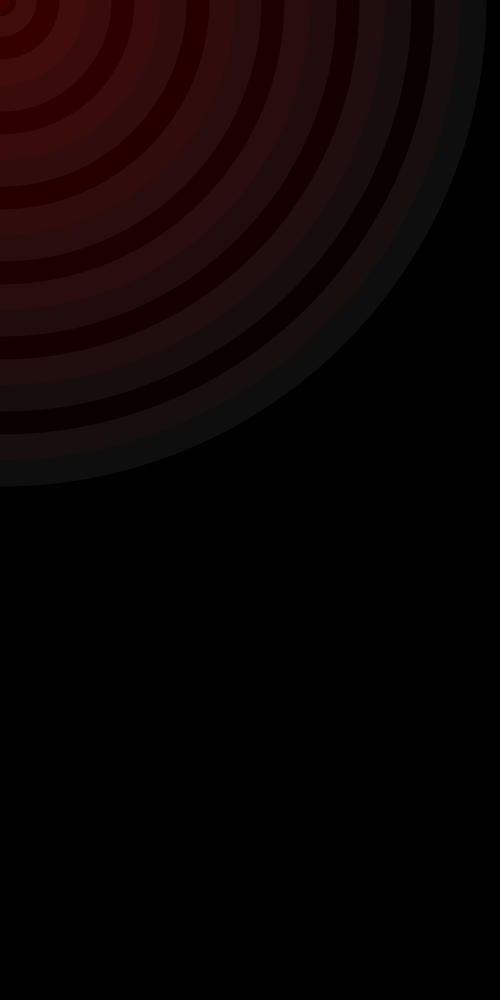
Frame 1 (no input)
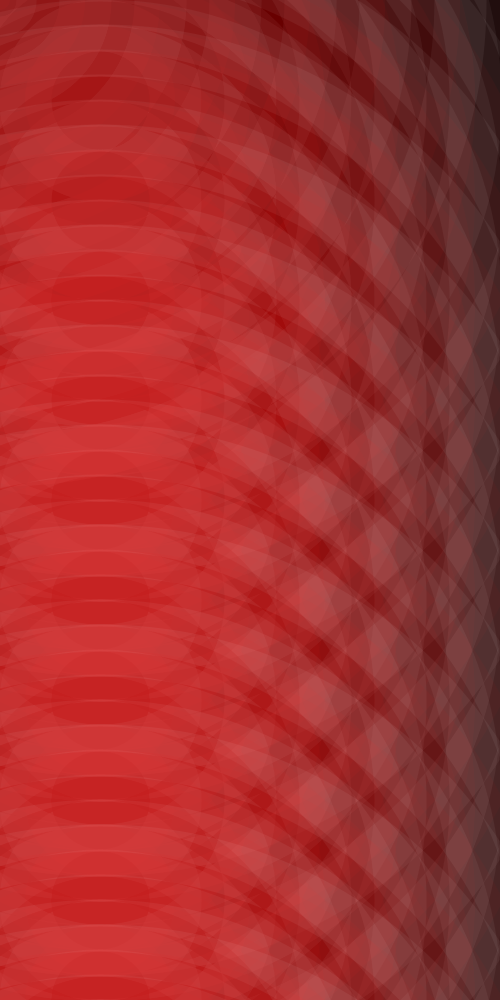
Frame 60 (the mouse pressed at the canvas centre just before this capture)
Frame 120 (the mouse held since frame 60 and released just before this capture): identical to frame 60, image omitted

The Processing sketch that drew these frames (run headless with seeded random() and noise(); from frame 60 on, the mouse is pressed at the canvas centre):

// Processing sketch: processing_32472
// ── processing_32472.pde

int x = 20;
int y = 0;
int ding = 0;
 
void setup(){
 
  size(500,1000);
  //beginRecord(PDF,"wow3.pdf");
  smooth();
  noFill();
  background (0);
   
   
}
 
 
 
void draw (){
 while (x<1000){
  fill(255,0,0,10);
  strokeWeight(52);
   stroke (255,255,255,14);
    ellipse ( y, ding ,x,x);
  x=x+ 150;
 }
  if (x > 500){
  y=0;
  ding = ding +100;
 }
  
 y=y+100;
 x=0;
      
 
}
 
//void mouseClicked(){
 //endRecord();
//}

                
                
